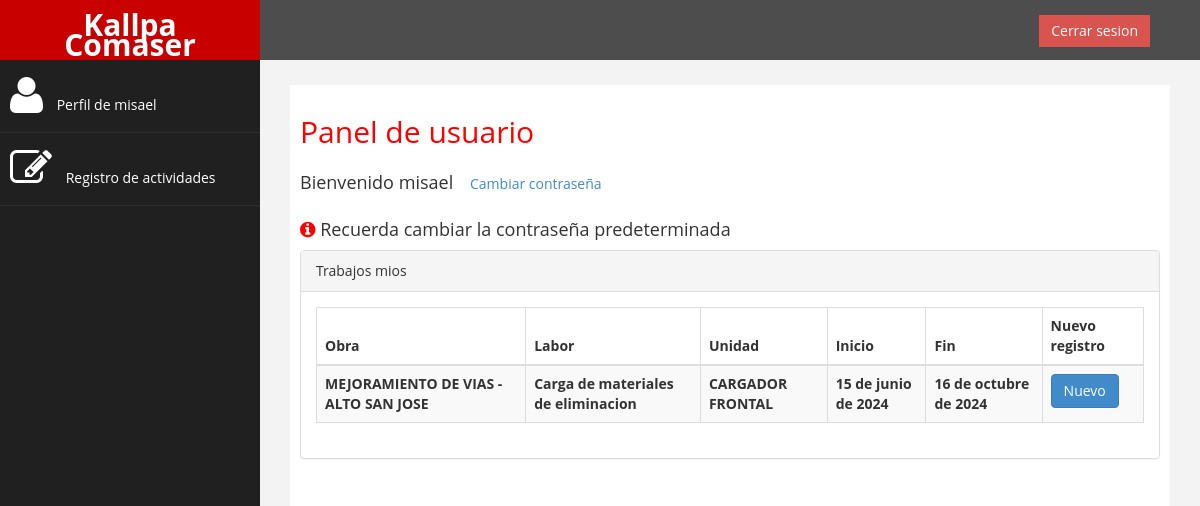
The page / (signed in) on the database as committed earlier.
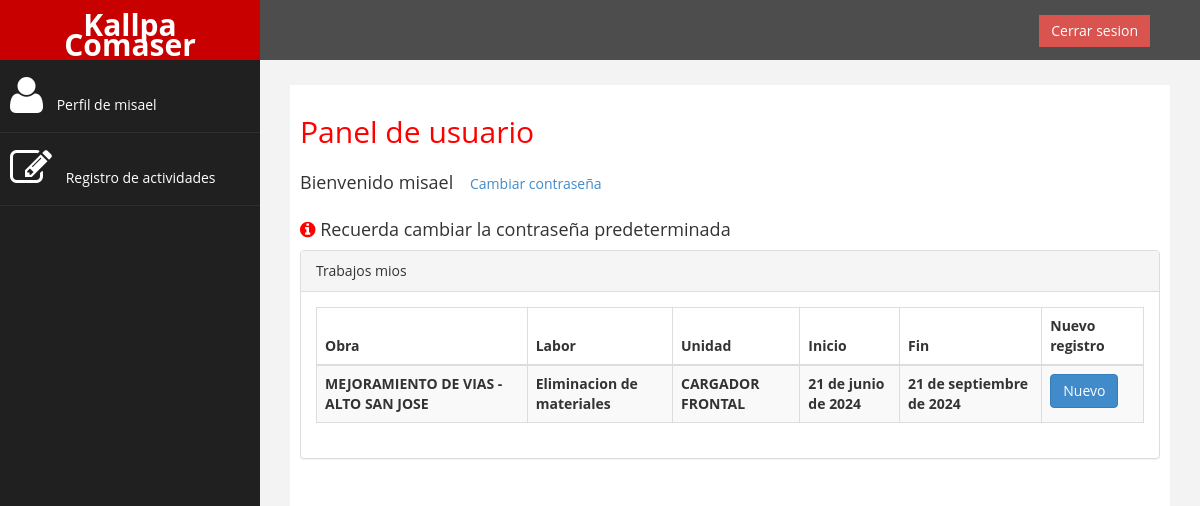
The same page on the database as committed later.
### sistemaLogeo/models.py (models this page shows, shortened)
class TRABAJO(models.Model):
    CodTra = models.AutoField(primary_key=True)
    CodLab = models.ForeignKey(LABOR, on_delete=models.CASCADE, db_column='CodLab')
    CodObra = models.ForeignKey(OBRA, related_name='trabajos', on_delete=models.CASCADE, db_column='CodObra')
    FecIni = models.DateField()
    FecFin = models.DateField()
    class Meta:
        constraints = [
            models.UniqueConstraint(fields=['CodLab', 'CodObra'], name='unique_CodLab_CodObra')
        ]

class LABOR(models.Model):
    CodLab = models.AutoField(primary_key=True)
    CodUsu = models.ForeignKey(User, on_delete=models.CASCADE, db_column='CodUsu')
    CodUni = models.ForeignKey(UNIDAD, related_name="labores", on_delete=models.CASCADE, db_column='CodUni')
    LabDes = models.CharField(max_length=60)
    class Meta:
        constraints = [
            models.UniqueConstraint(fields=['CodUsu', 'CodUni'], name='unique_codusu_coduni')
        ]

class OBRA(models.Model):
    CodObra = models.AutoField(primary_key=True)
    NomObra = models.CharField(max_length=60)
    NomCon = models.CharField(max_length=60)
    HorMin = models.IntegerField(null=False)

class UNIDAD(models.Model):
    CodUni = models.CharField(max_length=60, primary_key=True)
    NomUni = models.CharField(max_length=60)
    ModUni = models.CharField(max_length=60)
    PreHor = models.DecimalField(max_digits=10, decimal_places=2)
    HorUni = models.DecimalField(max_digits=10, decimal_places=2)

### sistemaLogeo/views.py (the view)
# urls.py: path('', index, name="index"),
@login_required
def index(request):
    user = request.user
    alert = False
    labores_usuario = LABOR.objects.filter(CodUsu=user)
    trabajos_asignados = TRABAJO.objects.filter(CodLab__in=labores_usuario)
    if user.is_superuser and user.is_staff:
        trabajos = TRABAJO.objects.all()
        return render(request, 'panelAdmin.html', {'alerta': alert,'trabajos': trabajos,'trabajos_asignados':trabajos_asignados})
    else:
        alert = True
        return render(request, 'panelUser.html', {'alerta': alert,'trabajos_asignados':trabajos_asignados})

### sistemaLogeo/templates/panelUser.html (shortened to what this page needs)
{% extends "base.html" %}
{% block content %}
<div class="row">
    <div class="col-md-12">
        <h2>Panel de usuario </h2>
        <h4>Bienvenido {{ user.username }} <a href="{% url 'cambiar_password'%}" class="btn square-btn-adjust">Cambiar
                contraseña</a> </h4>
        {% if alerta %}
        <h4> <i style="color: red;" class="fa fa-info-circle fa-1x"></i> Recuerda cambiar la contraseña predeterminada
        </h4>
        {% endif %}
    </div>
    <div class="col-md-12 col-sm-12 col-xs-12">
        <div class="panel panel-default">
            <div class="panel-heading">
                Trabajos mios
            </div>
            <div class="panel-body">
                <div class="table-responsive">
                    <table class="table table-striped table-bordered table-hover">
                        <thead>
                            <tr>
                                <th>Obra </th>
                                <th>Labor </th>
                                <th>Unidad </th>
                                <th>Inicio </th>
                                <th>Fin </th>
                                <th>Nuevo registro </th>
                            </tr>
                        </thead>
                        <tbody>
                            {% for trabajo in trabajos_asignados %}
                            <tr>
                                <th>{{ trabajo.CodObra.NomObra }}</th>
                                <th>{{ trabajo.CodLab.LabDes }}</th>
                                <th>{{ trabajo.CodLab.CodUni.NomUni }}</th>
                                <th>{{ trabajo.FecIni }}</th>
                                <th>{{ trabajo.FecFin }}</th>
                                <th><a href="{% url 'crear_registro' trabajo.CodTra %}" class="btn btn-primary">Nuevo</a></th>
                            {% endfor %}
                        </tbody>
                    </table>
                </div>
            </div>
        </div>
    </div>
</div>
{% endblock %}

Rows that differ between the two databases and show on the page:
changed TRABAJO "MEJORAMIENTO DE VIAS - ALTO SAN JOSE": CodLab.LabDes "Carga de materiales de eliminacion" → "Eliminacion de materiales"; FecIni "15 de junio de 2024" → "21 de junio de 2024"; FecFin "16 de octubre de 2024" → "21 de septiembre de 2024"
